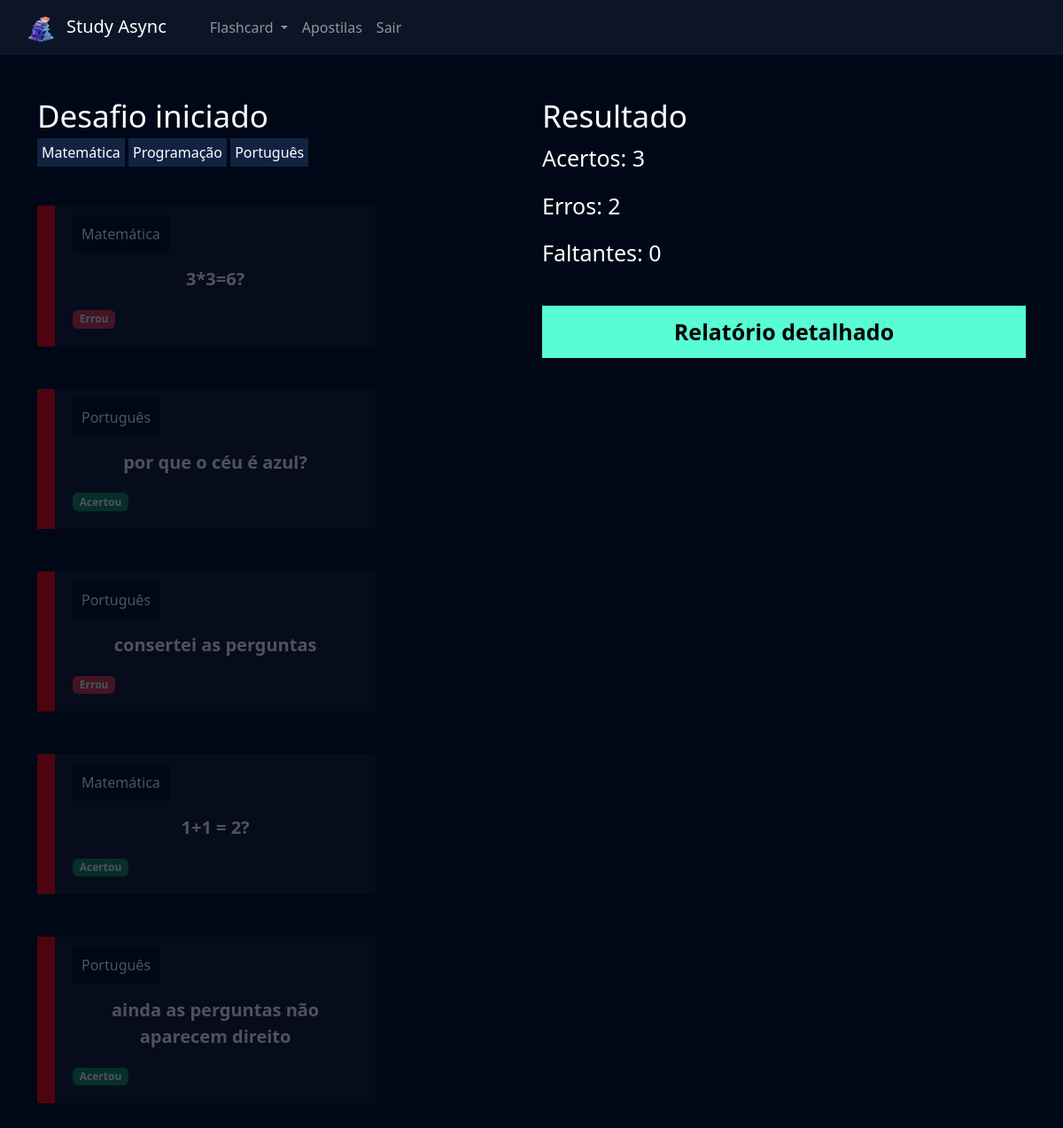
/flashcard/desafio/7/ (signed in), run on the app's committed database.
### flashcard/models.py (models this page shows, shortened)
class Categoria(models.Model):
    nome = models.CharField(max_length=20)
    def __str__(self):
        return self.nome

class FlashcardDesafio(models.Model):
    flashcard = models.ForeignKey(Flashcard, on_delete=models.DO_NOTHING)
    respondido = models.BooleanField(default=False)
    acertou = models.BooleanField(default=False)

class Flashcard(models.Model):
    DIFICULDADE_CHOICES = (('D', 'Difícil'), ('M', 'Médio'), ('F', 'Fácil'))
    user = models.ForeignKey(User, on_delete=models.DO_NOTHING)
    pergunta = models.CharField(max_length=100)
    resposta = models.TextField()
    categoria = models.ForeignKey(Categoria, on_delete=models.DO_NOTHING)
    dificuldade = models.CharField(max_length=1, choices=DIFICULDADE_CHOICES)
    @property
    def css_dificuldade(self):
        if self.dificuldade == 'F':
            return 'flashcard-facil'
        elif self.dificuldade == 'M':
            return 'flashcard-medio'
        elif self.dificuldade == 'D':
            return 'flashcard-dificil'

### flashcard/views.py (the view)
# urls.py: path('desafio/<int:id>/', views.desafio, name='desafio'),
def desafio(request, id):
    if not request.user.is_authenticated:
        return redirect('/usuarios/logar')
    if request.method == 'GET':
        categorias = Categoria.objects.all()
        desafio = Desafio.objects.get(id=id)
        acertos = desafio.flashcards.filter(respondido=True).filter(acertou=True).count()
        erros = desafio.flashcards.filter(respondido=True).filter(acertou=False).count()
        faltantes = desafio.flashcards.filter(respondido=False).count()
        return render(request, 'desafio.html', {'desafio': desafio, 'acertos':acertos, 'erros': erros,
                                                'faltantes': faltantes,
                                                'categorias': categorias})

### flashcard/templates/desafio.html (shortened to what this page needs)
{% extends "base.html" %}
{% load static %}
{% block 'cabecalho' %}
    <link href="{% static 'usuarios/css/cadastro.css' %}" rel="stylesheet">
    <link href="{% static 'flashcard/css/novo_flashcard.css' %}" rel="stylesheet">
    <link href="{% static 'flashcard/css/iniciar_desafio.css' %}" rel="stylesheet">
    <link href="{% static 'flashcard/css/desafio.css' %}" rel="stylesheet">
    <link href='https://unpkg.com/boxicons@2.1.4/css/boxicons.min.css' rel='stylesheet'>
{% endblock 'cabecalho' %}
{% block 'conteudo' %}
    {% include "partials/header.html" %}
    <div class="container">
        <br>
        <br>
        <div class="row">
            <div class="col-md">
                <h3 class="fonte-secundaria">Desafio iniciado</h3>
                {% for categoria in categorias  %}
                    <span class="badge-categoria">{{categoria}}</span>
                {% endfor %}
                <br>
                <br>
                <br>
                {% for flash in desafio.flashcards.all %}
                    <div class="box-new-flashcard {% if flash.respondido %}op2{% endif %}">
                        <div class="flashcard {{flash.flashcard.css_dificuldade}}">
                            <div class="flashcard-categoria">
                                {{flash.flashcard.categoria}}
                            </div>
                            <br>
                            <br>
                            <div class="flashcard-box-item" onclick="flip_card({{flash.id}})">
                                <p class="flashcard-item">{{flash.flashcard.pergunta}}</p>
                            </div>
                            {% if not flash.respondido %}
                                <div class="responder">
                                    <a href="{% url 'responder_flashcard' flash.id %}?acertou=0&desafio_id={{desafio.id}}"><i class='bx bxs-x-square icone-vermelho'></i></a>
                                    <a href="{% url 'responder_flashcard' flash.id %}?acertou=1&desafio_id={{desafio.id}}"><i class='bx bxs-check-square icone-verde' ></i></a>
                                </div>
                                {% else %}
                                {% if flash.acertou %}
                                    <span class="badge bg-success">Acertou</span>
                                {% else %}
                                    <span class="badge bg-danger">Errou</span>
                                {% endif%}
                        {% endif %}
                        </div>
                    </div>
                    <br>
                    <br>
                {% endfor %}
            </div>
            <div class="col-md">
                <h3 class="fonte-secundaria">Resultado</h3>
                <p class="fonte-p">Acertos: {{acertos}}</p>
                <p class="fonte-p">Erros: {{erros}}</p>
                <p class="fonte-p">Faltantes: {{faltantes}}</p>
                <br>
                <a class="btn-cadastro btn-desafio" href="{% url 'relatorio' desafio.id%}">Relatório detalhado</a>
            </div>
        </div>
    </div>
{% endblock 'conteudo' %}

### templates/static/geral/css/base.css (style rules this page uses)
:root { --main-color: #0b1526; --dark-color: #000716; --secondary-dark-color: rgb(15, 2, 26); --light-color: #00c1f3; --contrast-color: #f4c96b; --differential-color: #58fcd5; }
body { background-color: var(--dark-color) !important; color: white !important; }

### templates/static/usuarios/css/cadastro.css (style rules this page uses)
* { margin: 0; padding: 0; }
.btn-cadastro { padding: 10px; background-color: #58fcd5; border: none; border: 1px solid #58fcd5; font-size: 18px; font-weight: bold; padding-left: 25px; padding-right: 25px; }

### templates/static/flashcard/css/novo_flashcard.css (style rules this page uses)
.box-new-flashcard { width: 70%; margin: auto; }
.flashcard { background-color: rgba(255, 255, 255, .08); padding: 20px; }
.flashcard-box-item { text-align: center; }
.flashcard p { font-size: 20px; font-weight: bold; cursor: pointer; }
.flashcard-dificil { border-left: 20px solid #FE0000; }
.flashcard-categoria { background-color: var(--dark-color); display: inline; padding: 10px; }

### templates/static/flashcard/css/iniciar_desafio.css (style rules this page uses)
.fonte-secundaria { font-size: 35px; }

### templates/static/flashcard/css/desafio.css (style rules this page uses)
.badge-categoria { padding: 5px; background-color: #122342; }
.box-new-flashcard { margin: 0; }
.op2 { opacity: .3; }
.fonte-p { font-size: 25px; }
.btn-desafio { width: 100% !important; color: black; text-decoration: none; display: block; text-align: center; font-size: 25px; }

### data on the page
Categoria: nome "Matemática"
Categoria: nome "Programação"
Categoria: nome "Português"
FlashcardDesafio: flashcard.categoria "Matemática", flashcard.pergunta "3*3=6?", respondido "Errou"
FlashcardDesafio: flashcard.categoria "Português", flashcard.pergunta "por que o céu é azul?", respondido "Acertou"
FlashcardDesafio: flashcard.categoria "Português", flashcard.pergunta "consertei as perguntas", respondido "Errou"
FlashcardDesafio: flashcard.categoria "Matemática", flashcard.pergunta "1+1 = 2?", respondido "Acertou"
FlashcardDesafio: flashcard.categoria "Português", flashcard.pergunta "ainda as perguntas não aparecem direito", respondido "Acertou"

### other printed values
{{ acertos }} "3"
{{ erros }} "2"
{{ faltantes }} "0"
